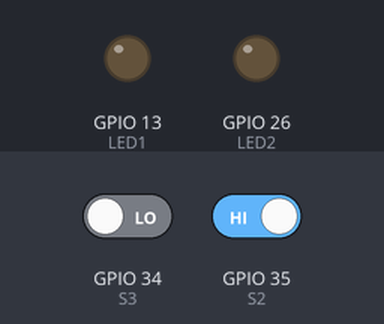
A sketch run on a simulated ESP32. On the bench: output pins drawn as LEDs (lit = HIGH). The test bench sets the inputs (shaded band); at power-on: GPIO 35 (S2) HIGH, GPIO 34 (S3) LOW.

Above: at 0.1 s.
2.1 s: GPIO 35 (S2) driven LOW
At 6.4 s:
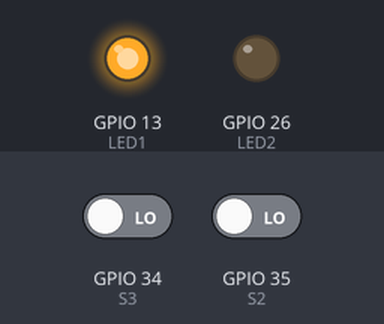
Timing chart, 0 to 12.5 s (numbered marks = the images above; inputs shaded):
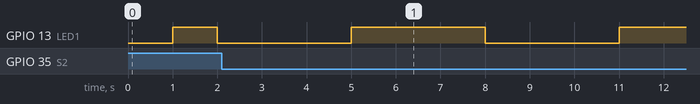

The sketch:

5-2.ino
```cpp
// ArduinoDevelopmentCourse
// Author: takuron@github.com

//使用Metro库来进行非阻塞式定时检查
// https://github.com/thomasfredericks/Metro-Arduino-Wiring

#define S2 35
#define S3 34
#define LED1 13
#define LED2 26

#include <Metro.h>

Metro LEDBright = Metro(1000);//设置快速闪烁的Metro间隔时间为1000
Metro ButtonCheck = Metro(100);//设置检查按钮的间隔为100毫秒

boolean isBright = false;
int lock = 0;

void setup() {
  // put your setup code here, to run once:
  pinMode(S2, INPUT);
  pinMode(S3, INPUT);
  pinMode(LED1, OUTPUT);
  pinMode(LED2, OUTPUT);

  digitalWrite(LED1, LOW);
  digitalWrite(LED2, LOW);
}

void loop() {
  // put your main code here, to run repeatedly:

  //如果到达切换时间
  if (LEDBright.check()) {
    if (isBright) {
      digitalWrite(LED1, LOW);
    }
    else {
      digitalWrite(LED1, HIGH);
    }
    isBright = !isBright;
  }

  //如果到达检查时间
  if (ButtonCheck.check()) {
    //且按钮不处于锁定状态,按钮按下
    if (lock == 0&&(digitalRead(S2)==LOW||digitalRead(S3)==LOW)) {

      if (digitalRead(S2)==LOW) {
        LEDBright.interval(3000);
      }
      else if(digitalRead(S3)==LOW) {
        LEDBright.interval(1000);
      }
      lock = 10;//锁定十个循环
    }
    else if(lock>0) {
      lock--;
    }
  }

}
```
